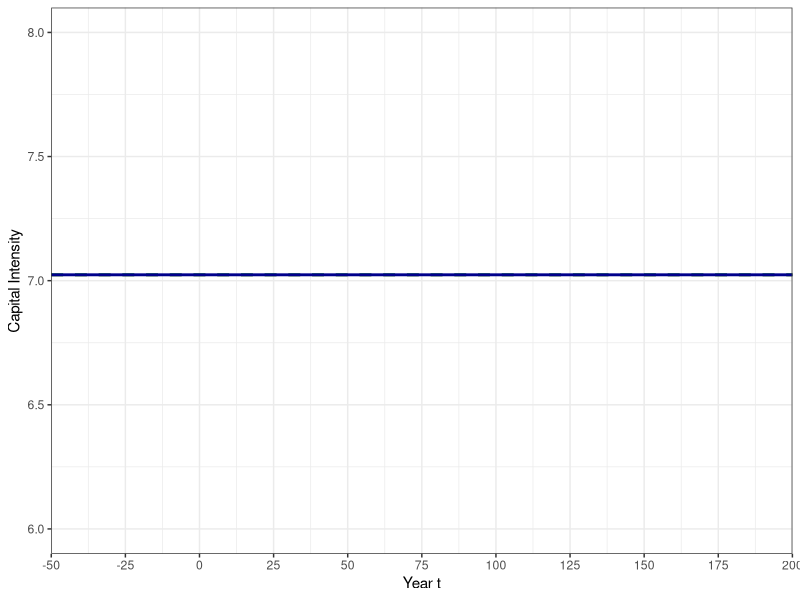
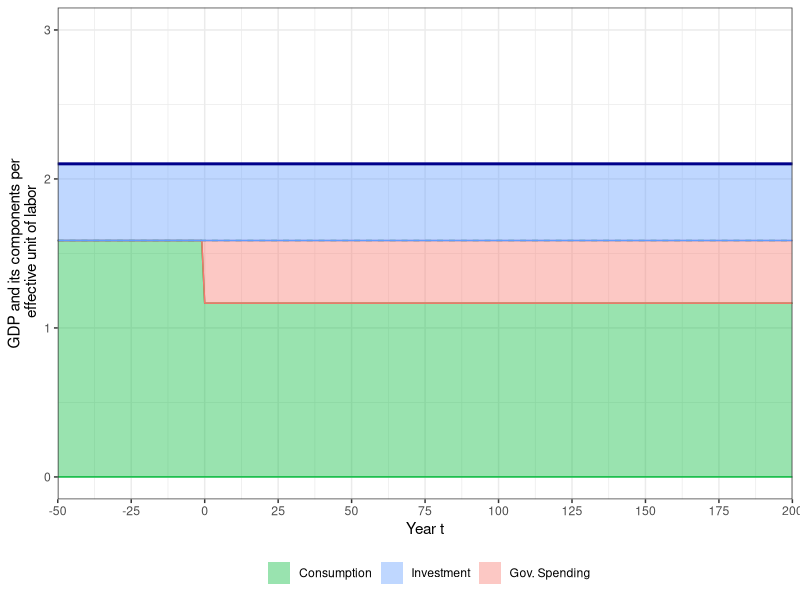
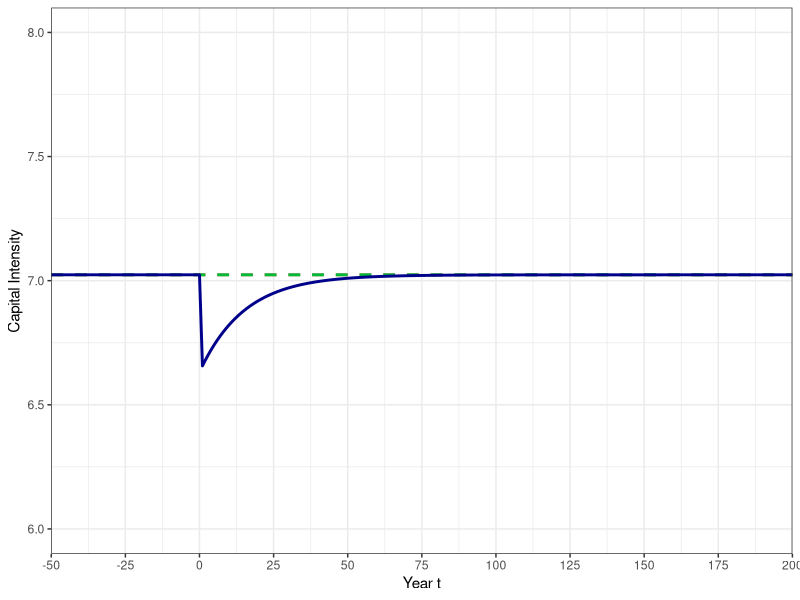
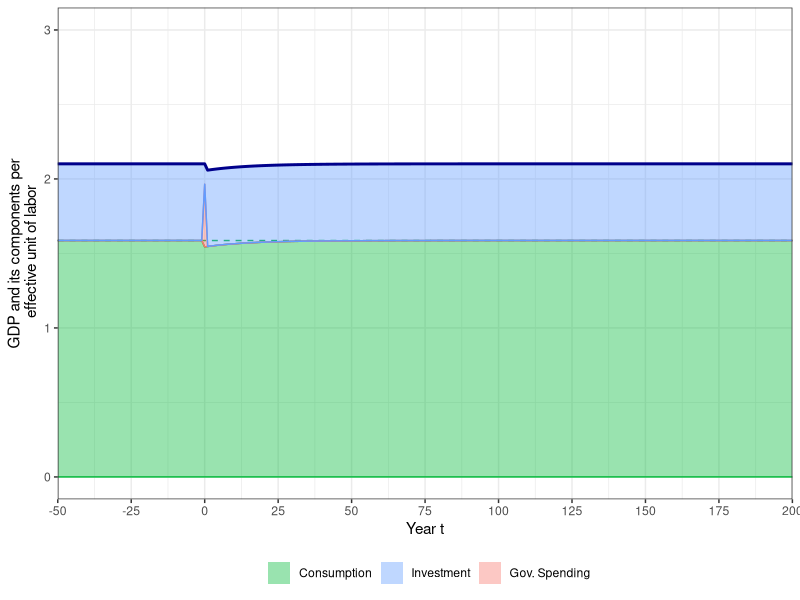
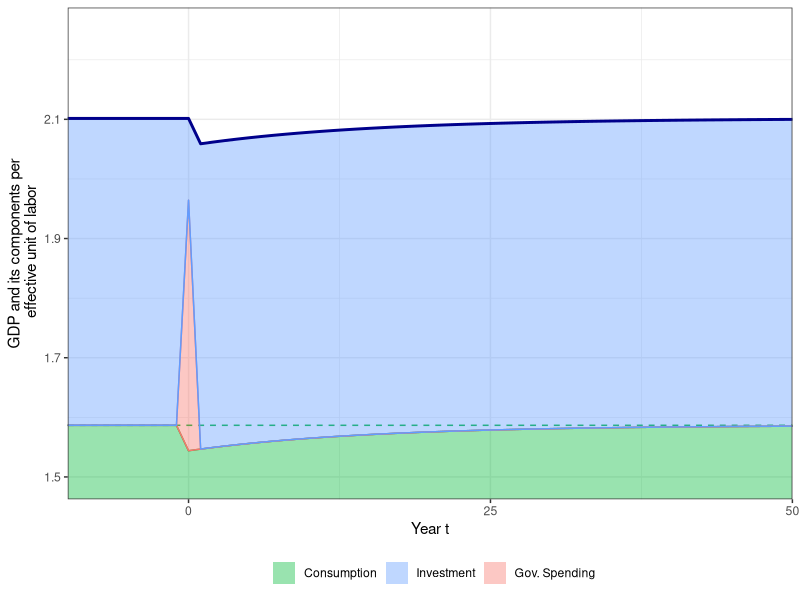
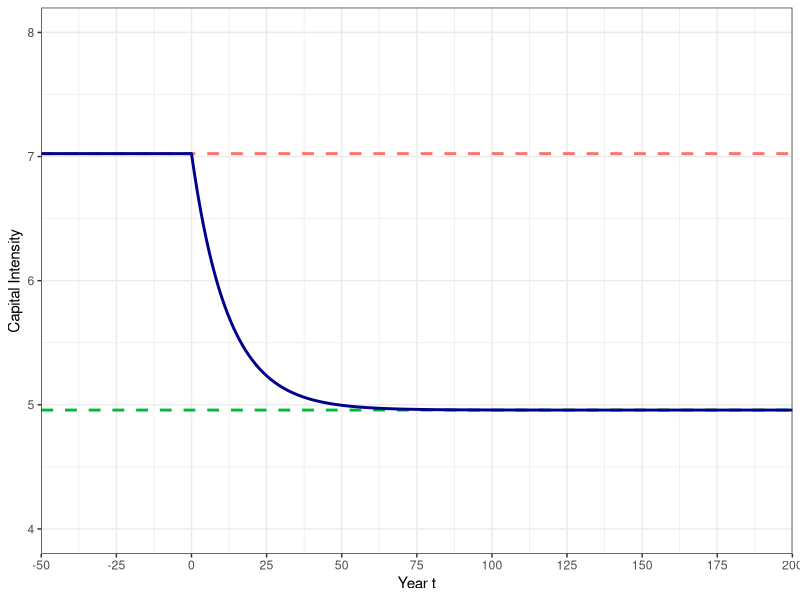
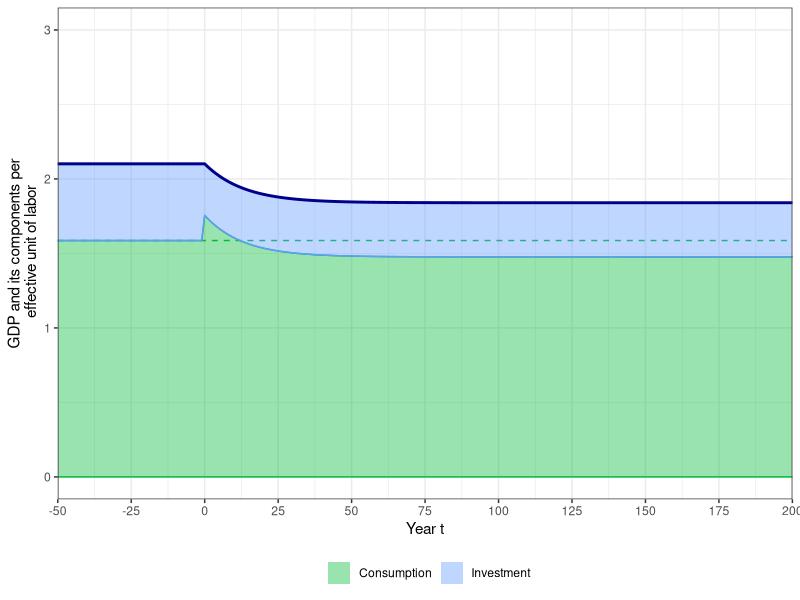
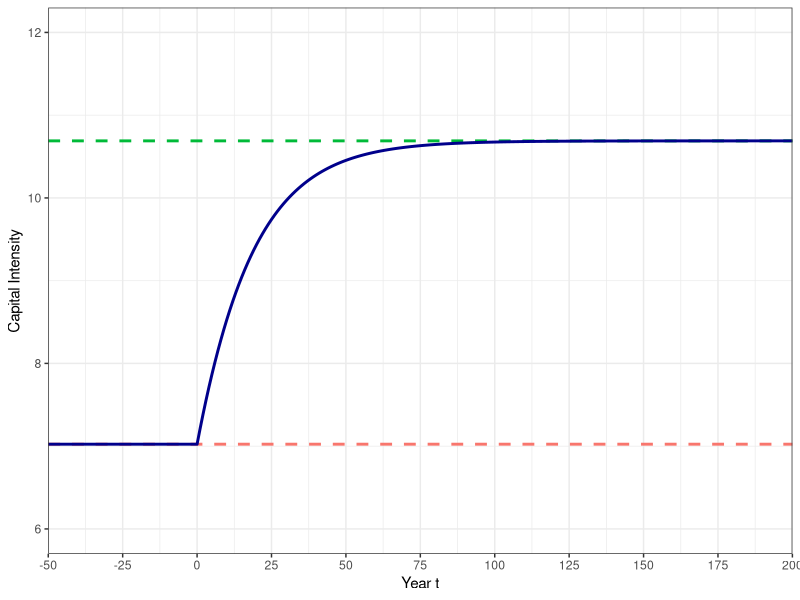

Reproduce these figures in R, in order.
## ---- chunk 1
rm(list = ls())
library(reshape2)
library(base)
library(ggplot2)
library(grid)
library(scales)
library(stringr)
library(tidyverse)

# should graphs be exported to pdf
export_pdf <- FALSE

# define some colors
mygreen <- "#00BA38"
myblue  <- "#619CFF"
myred   <- "#F8766D"
## ---- chunk 2
# data moments
lab_share = 0.381
inv_share = 0.245
gross_ret = 0.114

# parameter choice
n     <- 0.0122
h     <- 0.0169
g     <- (1+n)*(1+h)-1
alpha <- lab_share
delta <- inv_share*gross_ret/alpha - g
beta  <- (1+g)/(1 + gross_ret - delta)
gamma <- 0.5

# steady state capital intensity under old beta
k_old <- (alpha/((1+g)/beta - 1 + delta))^(1/(1-alpha))
c_old <- k_old^alpha - (g+delta)*k_old
## ---- chunk 3
solve_ramsey <- function(k0, amount, policy, g, alpha, delta, gamma, beta) {
  
  # set numerical parameters
  T <- 10000          # number of simulation periods
  itermax <- 1000     # maximum number of iterations
  tol <- 1e-6         # tolerance level for difference to steady state
  
  # determine path of g_t
  g_t <- 0
  tau_k <- 0
  if(policy == 1) {
    g_t[1:T] = amount
    tau_k[1:T] = 0
  } else if (policy == 2) {
    g_t[1:T] = 0
    g_t[1] = amount
    tau_k[1:T] = 0
  } else if (policy == 3) {
    g_t[1:T] = 0
    tau_k[1:T] = amount
  }
  
  # determine steady state capital intensity and consumption
  kstar <- (alpha/((1+g)/(beta*(1-tau_k[length(tau_k)])) - 1 + delta))^(1/(1-alpha))
  cstar <- kstar**alpha - (g+delta)*kstar - g_t[length(g_t)]
  
  # set starting interval depending on k0
  if(k0 <= kstar) {
    c_min <- 0
    c_max <- cstar
  } else {
    c_min <- cstar
    c_max <- k0^alpha + (1-delta)*k0
  }
  
  # start iteration process
  for (i in 1:itermax) {
    
    # start a capital and consumption path
    k <- k0
    c <- (c_min+c_max)/2
    
    # now simulate the economy forward
    for (t in 1:T) {
      
      # calculate difference to steady state
      epsilon <- sqrt((c[t]/cstar-1)^2 + (k[t]/kstar-1)^2)
      
      # if difference is small enough, that's it, we return
      if(epsilon < tol) {
        return(c(c[1], epsilon, i))
      }
      
      # determine next period's capital stock and consumption
      k[t+1] <- max((k[t]**alpha - c[t] - g_t[t] + (1-delta)*k[t])/(1+g), 1e-4)
      c[t+1] <- (beta*(1-tau_k[t])*(1 + alpha*k[t+1]^(alpha-1) - delta)/(1+g))^gamma*c[t]
      
      #  decision rule for capital
      if(k0 <= kstar & k[t+1] > kstar | k0 > kstar & c[t+1] < cstar) {
        c_min <- c[1]; break;
      }
      
      #  if consumption is too large, then initial consumption level was too small
      if(k0 <= kstar & c[t+1] > cstar | k0 > kstar & k[t+1] < kstar) {
        c_max <- c[1]; break;
      }
    }
  }
  
  # in any case, if you end up here, return c[1] and epsilon
  return(c(c[1], epsilon, i))
}
## ---- chunk 4
ramsey <- function(T0, T1, c0, k0, g_t, tau_k, g, alpha, delta, gamma, beta) {
  
  # set numerical parameters
  tol <- 1e-6
  
  # determine steady state capital intensity and consumption
  kstar <- (alpha/((1+g)/(beta*(1-tau_k[length(tau_k)])) - 1 + delta))^(1/(1-alpha))
  cstar <- kstar**alpha - (g+delta)*kstar - g_t[length(g_t)]
    
  # start a capital and consumption path
  k <- k0
  c <- 0
  
  # assume economy was in steady state prior to date 0
  k[ind(T0):ind(0)] <- k0
  c[ind(T0):ind(0)] <- k0^alpha - (g+delta)*k0 - g_t[ind(T0):ind(0)]
  
  # then start to simulate new economy path
  c[ind(0)] <- c0
  
  # now simulate the economy forward
  for (t in ind(0):ind(T1-1)) {
    
    # determine next period's capital stock and consumption
    k[t+1] <- max((k[t]**alpha - c[t] - g_t[t] + (1-delta)*k[t])/(1+g), 1e-4)
    c[t+1] <- (beta*(1-tau_k[t])*(1 + alpha*k[t+1]^(alpha-1) - delta)/(1+g))^gamma*c[t]
    
    #  move to steady state level when you are almost there
    epsilon <- sqrt((c[t+1]/cstar-1)^2 + (k[t+1]/kstar-1)^2)
    if(epsilon < tol) {
      k[(t+1):ind(T1)] = kstar
      c[(t+1):ind(T1)] = cstar
      break
    }
  }
  
  # calculate other macro statistics
  y <- k^alpha
  ir <- (g + delta)*k
  i <- y - c - g_t
  s <- i/y

  # return a data frame with macro path
  res <- data.frame(year=c(T0:T1), k, y, c, g_t, i, ir, s)
  return(res)
}

# indicator management function
ind <- function(t) {
  return(t + 1 + abs(T0))
}
## ---- chunk 5
# steady state capital intensity without government spending
k_old <- (alpha/((1+g)/beta - 1 + delta))^(1/(1-alpha))
c_old <- k_old^alpha - (g+delta)*k_old

# determine size of government spending (20% of old GDP)
gov_spend <- 0.2*k_old^alpha

# set simulation periods
T0 <- -50
T1 <- 200

# solve transition path
res <- solve_ramsey(k_old, gov_spend, 1, g, alpha, delta, gamma, beta)

# get path of government spending
g_t <- 0
g_t[ind(T0):ind(-1)] = 0
g_t[ind(0):ind(T1)] = gov_spend

# get path of capital tax (not used here)
tau_k <- 0
tau_k[ind(T0):ind(T1)] = 0

# simulate the model for 250 periods
transition <- ramsey(T0, T1, res[1], k_old, g_t, tau_k, g, alpha, delta, gamma, beta)
## ---- chunk 6
myplot <- ggplot(data = transition) + 
  geom_hline(yintercept=transition$k[ind(T0)], color=myred, linetype="dashed", size=1) + 
  geom_hline(yintercept=transition$k[ind(T1)], color="#00BA38", linetype="dashed", size=1) + 
  geom_line(aes(x=year, y=k), color="darkblue", size=1) +
  coord_cartesian(xlim=c(T0, T1), ylim=c(6, 8)) + 
  scale_x_continuous(breaks=seq(T0, T1, 25), expand=c(0, 0)) +
  labs(x = "Year t",
       y = "Capital Intensity") +
  theme_bw()

# print the plot
print(myplot)
## ---- chunk 7
myplot <- ggplot(data = transition) + 
  geom_hline(yintercept = c_old, color="#00BA38", linetype="dashed", size=0.5) + 
  geom_ribbon(aes(x=year, ymin=0, ymax=c,    fill= "1c", color="1c") , alpha=0.4) +
  geom_ribbon(aes(x=year, ymin=c, ymax=c+g_t, fill= "3di", color="3di"), alpha=0.4) +
  geom_ribbon(aes(x=year, ymin=c+g_t, ymax=y, fill= "2ir", color="2ir")  , alpha=0.4) +
  geom_line(aes(x=year, y=y), color="darkblue", size=1) +
  coord_cartesian(xlim=c(T0, T1), ylim=c(0, 3)) + 
  scale_x_continuous(breaks=seq(T0, T1, 25), expand=c(0, 0)) +
  labs(x = "Year t",
       y = "GDP and its components per\n effective unit of labor") +
  scale_fill_manual(breaks = c("1c", "2ir", "3di"), name = "", 
                    labels = c("Consumption", "Investment", "Gov. Spending"),
                    values = c(mygreen, myblue, myred)) +
  scale_color_manual(breaks = c("1c", "2ir", "3di"),
                     values = c(mygreen, myblue, myred)) +
  guides(colour = "none") +
  theme_bw() + 
  theme(legend.position="bottom")

# print the plot
print(myplot)
## ---- chunk 8
# steady state capital intensity without government spending
k_old <- (alpha/((1+g)/beta - 1 + delta))^(1/(1-alpha))
c_old <- k_old^alpha - (g+delta)*k_old

# determine size of government spending (20% of old GDP)
gov_spend <- 0.2*k_old^alpha

# set simulation periods
T0 <- -50
T1 <- 200

# solve transition path
res <- solve_ramsey(k_old, gov_spend, 2, g, alpha, delta, gamma, beta)

# get path of government spending
g_t <- 0
g_t[ind(T0):ind(T1)] = 0
g_t[ind(0)] = gov_spend

# get path of capital tax (not used here)
tau_k <- 0
tau_k[ind(T0):ind(T1)] = 0

# simulate the model for 250 periods
transition <- ramsey(T0, T1, res[1], k_old, g_t, tau_k, g, alpha, delta, gamma, beta)
## ---- chunk 9
myplot <- ggplot(data = transition) + 
  geom_hline(yintercept=transition$k[ind(T0)], color=myred, linetype="dashed", size=1) + 
  geom_hline(yintercept=transition$k[ind(T1)], color="#00BA38", linetype="dashed", size=1) + 
  geom_line(aes(x=year, y=k), color="darkblue", size=1) +
  coord_cartesian(xlim=c(T0, T1), ylim=c(6, 8)) + 
  scale_x_continuous(breaks=seq(T0, T1, 25), expand=c(0, 0)) +
  labs(x = "Year t",
       y = "Capital Intensity") +
  theme_bw()

# print the plot
print(myplot)
## ---- chunk 10
myplot <- ggplot(data = transition) + 
  geom_hline(yintercept = c_old, color="#00BA38", linetype="dashed", size=0.5) + 
  geom_ribbon(aes(x=year, ymin=0, ymax=c,    fill= "1c", color="1c") , alpha=0.4) +
  geom_ribbon(aes(x=year, ymin=c, ymax=c+g_t, fill= "3di", color="3di"), alpha=0.4) +
  geom_ribbon(aes(x=year, ymin=c+g_t, ymax=y, fill= "2ir", color="2ir")  , alpha=0.4) +
  geom_line(aes(x=year, y=y), color="darkblue", size=1) +
  coord_cartesian(xlim=c(T0, T1), ylim=c(0, 3)) + 
  scale_x_continuous(breaks=seq(T0, T1, 25), expand=c(0, 0)) +
  labs(x = "Year t",
       y = "GDP and its components per\n effective unit of labor") +
  scale_fill_manual(breaks = c("1c", "2ir", "3di"), name = "", 
                    labels = c("Consumption", "Investment", "Gov. Spending"),
                    values = c(mygreen, myblue, myred)) +
  scale_color_manual(breaks = c("1c", "2ir", "3di"),
                     values = c(mygreen, myblue, myred)) +
  guides(colour = "none") +
  theme_bw() + 
  theme(legend.position="bottom")

# print the plot
print(myplot)
## ---- chunk 11
myplot <- ggplot(data = transition) + 
  geom_hline(yintercept = c_old, color="#00BA38", linetype="dashed", size=0.5) + 
  geom_ribbon(aes(x=year, ymin=0, ymax=c,    fill= "1c", color="1c") , alpha=0.4) +
  geom_ribbon(aes(x=year, ymin=c, ymax=c+g_t, fill= "3di", color="3di"), alpha=0.4) +
  geom_ribbon(aes(x=year, ymin=c+g_t, ymax=y, fill= "2ir", color="2ir")  , alpha=0.4) +
  geom_line(aes(x=year, y=y), color="darkblue", size=1) +
  coord_cartesian(xlim=c(-10, 50), ylim=c(1.5, 2.25)) + 
  scale_x_continuous(breaks=seq(T0, T1, 25), expand=c(0, 0)) +
  labs(x = "Year t",
       y = "GDP and its components per\n effective unit of labor") +
  scale_fill_manual(breaks = c("1c", "2ir", "3di"), name = "", 
                    labels = c("Consumption", "Investment", "Gov. Spending"),
                    values = c(mygreen, myblue, myred)) +
  scale_color_manual(breaks = c("1c", "2ir", "3di"),
                     values = c(mygreen, myblue, myred)) +
  guides(colour = "none") +
  theme_bw() + 
  theme(legend.position="bottom")

# print the plot
print(myplot)
## ---- chunk 12
# steady state capital intensity without capital tax
k_old <- (alpha/((1+g)/beta - 1 + delta))^(1/(1-alpha))
c_old <- k_old^alpha - (g+delta)*k_old

# determine size of capital tax rate (2.5%)
tax_rate <- 0.025

# set simulation periods
T0 <- -50
T1 <- 200

# solve transition path
res <- solve_ramsey(k_old, tax_rate, 3, g, alpha, delta, gamma, beta)

# get path of government spending (not used)
g_t <- 0
g_t[ind(T0):ind(T1)] = 0

# get path of capital tax
tau_k <- 0
tau_k[ind(T0):ind(-1)] = 0
tau_k[ind(0):ind(T1)] = tax_rate

# simulate the model for 250 periods
transition <- ramsey(T0, T1, res[1], k_old, g_t, tau_k, g, alpha, delta, gamma, beta)
## ---- chunk 13
# calculate welfare number for initial equilibrium
Welfare_0 <- 0
for(t in 0:T1) {
  Welfare_0 <- Welfare_0 + beta^t*(transition$c[ind(T0)]^(1-1/gamma)/(1-1/gamma))
}

# calculate welfare number for raising capital tax
Welfare_1 <- 0
for(t in 0:T1) {
  Welfare_1 <- Welfare_1 + beta^t*(transition$c[ind(t)]^(1-1/gamma)/(1-1/gamma))
}
## ---- chunk 14
myplot <- ggplot(data = transition) + 
  geom_hline(yintercept=transition$k[ind(T0)], color=myred, linetype="dashed", size=1) + 
  geom_hline(yintercept=transition$k[ind(T1)], color="#00BA38", linetype="dashed", size=1) + 
  geom_line(aes(x=year, y=k), color="darkblue", size=1) +
  coord_cartesian(xlim=c(T0, T1), ylim=c(4, 8)) + 
  scale_x_continuous(breaks=seq(T0, T1, 25), expand=c(0, 0)) +
  labs(x = "Year t",
       y = "Capital Intensity") +
  theme_bw()

# print the plot
print(myplot)
## ---- chunk 15
myplot <- ggplot(data = transition) + 
  geom_hline(yintercept = c_old, color="#00BA38", linetype="dashed", size=0.5) + 
  geom_ribbon(aes(x=year, ymin=0, ymax=c,    fill= "1c", color="1c") , alpha=0.4) +
  geom_ribbon(aes(x=year, ymin=c, ymax=y, fill= "2ir", color="2ir")  , alpha=0.4) +
  geom_line(aes(x=year, y=y), color="darkblue", size=1) +
  coord_cartesian(xlim=c(T0, T1), ylim=c(0, 3)) + 
  scale_x_continuous(breaks=seq(T0, T1, 25), expand=c(0, 0)) +
  labs(x = "Year t",
       y = "GDP and its components per\n effective unit of labor") +
  scale_fill_manual(breaks = c("1c", "2ir"), name = "", 
                    labels = c("Consumption", "Investment"),
                    values = c(mygreen, myblue)) +
  scale_color_manual(breaks = c("1c", "2ir"),
                     values = c(mygreen, myblue)) +
  guides(colour = "none") +
  theme_bw() + 
  theme(legend.position="bottom")

# print the plot
print(myplot)
## ---- chunk 16
# steady state capital intensity without capital tax
k_old <- (alpha/((1+g)/beta - 1 + delta))^(1/(1-alpha))
c_old <- k_old^alpha - (g+delta)*k_old

# determine size of capital tax rate (2.5%)
tax_rate <- -0.025

# set simulation periods
T0 <- -50
T1 <- 200

# solve transition path
res <- solve_ramsey(k_old, tax_rate, 3, g, alpha, delta, gamma, beta)

# get path of government spending (not used)
g_t <- 0
g_t[ind(T0):ind(T1)] = 0

# get path of capital tax
tau_k <- 0
tau_k[ind(T0):ind(-1)] = 0
tau_k[ind(0):ind(T1)] = tax_rate

# simulate the model for 250 periods
transition <- ramsey(T0, T1, res[1], k_old, g_t, tau_k, g, alpha, delta, gamma, beta)

# calculate welfare number for raising capital subsidy
Welfare_2 <- 0
for(t in 0:T1) {
  Welfare_2 <- Welfare_2 + beta^t*transition$c[ind(t)]^(1-1/gamma)/(1-1/gamma)
}
## ---- chunk 17
myplot <- ggplot(data = transition) + 
  geom_hline(yintercept=transition$k[ind(T0)], color=myred, linetype="dashed", size=1) + 
  geom_hline(yintercept=transition$k[ind(T1)], color="#00BA38", linetype="dashed", size=1) + 
  geom_line(aes(x=year, y=k), color="darkblue", size=1) +
  coord_cartesian(xlim=c(T0, T1), ylim=c(6, 12)) + 
  scale_x_continuous(breaks=seq(T0, T1, 25), expand=c(0, 0)) +
  labs(x = "Year t",
       y = "Capital Intensity") +
  theme_bw()

# print the plot
print(myplot)
## ---- chunk 18
myplot <- ggplot(data = transition) + 
  geom_hline(yintercept = c_old, color="#00BA38", linetype="dashed", size=0.5) + 
  geom_ribbon(aes(x=year, ymin=0, ymax=c,    fill= "1c", color="1c") , alpha=0.4) +
  geom_ribbon(aes(x=year, ymin=c, ymax=y, fill= "2ir", color="2ir")  , alpha=0.4) +
  geom_line(aes(x=year, y=y), color="darkblue", size=1) +
  coord_cartesian(xlim=c(T0, T1), ylim=c(0, 3)) + 
  scale_x_continuous(breaks=seq(T0, T1, 25), expand=c(0, 0)) +
  labs(x = "Year t",
       y = "GDP and its components per\n effective unit of labor") +
  scale_fill_manual(breaks = c("1c", "2ir"), name = "", 
                    labels = c("Consumption", "Investment"),
                    values = c(mygreen, myblue)) +
  scale_color_manual(breaks = c("1c", "2ir"),
                     values = c(mygreen, myblue)) +
  guides(colour = "none") +
  theme_bw() + 
  theme(legend.position="bottom")

# print the plot
print(myplot)
## ---- chunk 19
sprintf('Without capital taxes    : %12.6f %12.6f\n', Welfare_0, 0)
sprintf('With 2.5p capital tax    : %12.6f %12.6f\n', Welfare_1, ((Welfare_1/Welfare_0)^{1/(1-1/gamma)}-1)*100)
sprintf('With 2.5p capital subsidy: %12.6f %12.6f\n', Welfare_2, ((Welfare_2/Welfare_0)^{1/(1-1/gamma)}-1)*100)
